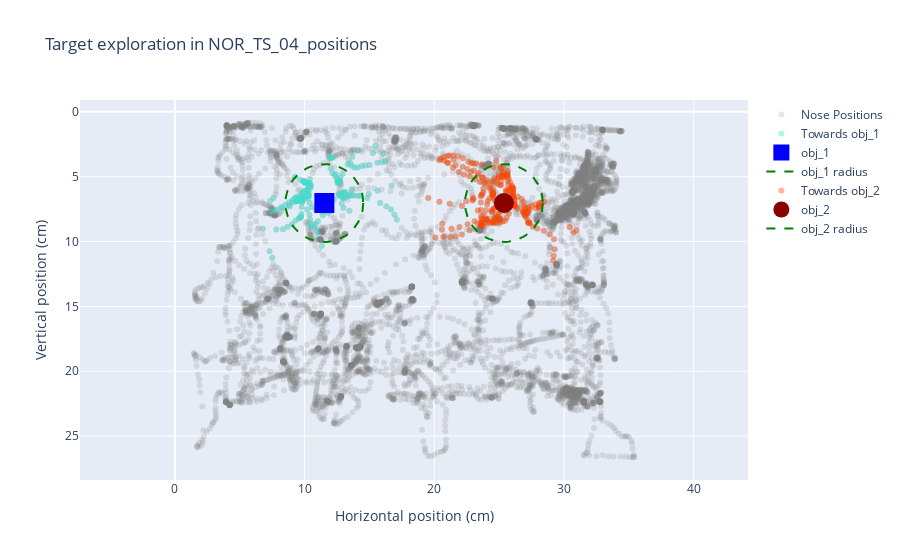

The cell this chart's notebook holds for it:
### Markdown cell above
---
#### 2. We can open an example file and see what is inside

### Code cell
# Select an example file
example_path = rst.choose_example_positions(params, look_for = 'TS', suffix= '_positions.csv')

# Plot mouse exploration around multiple targets
rst.plot_positions(params, example_path)
